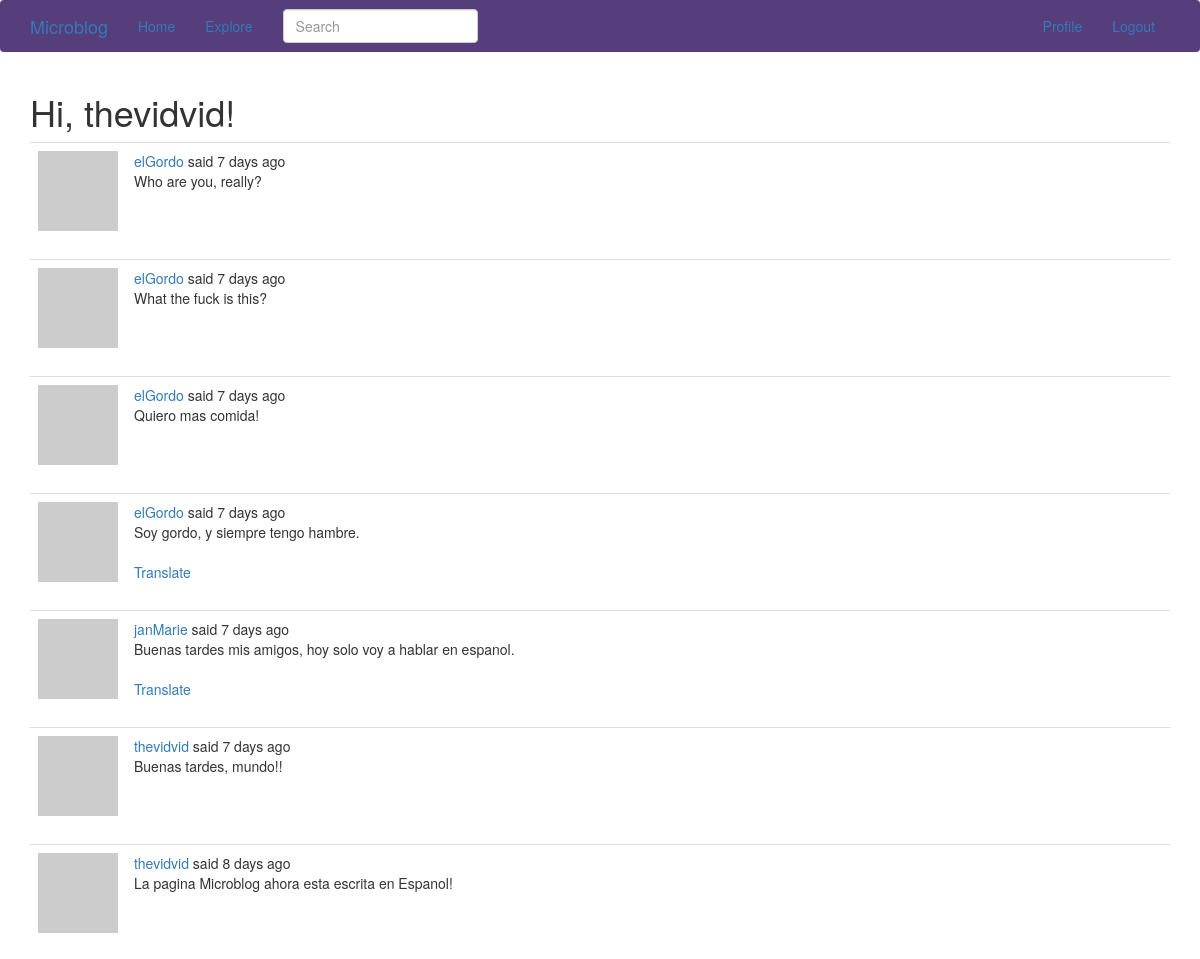
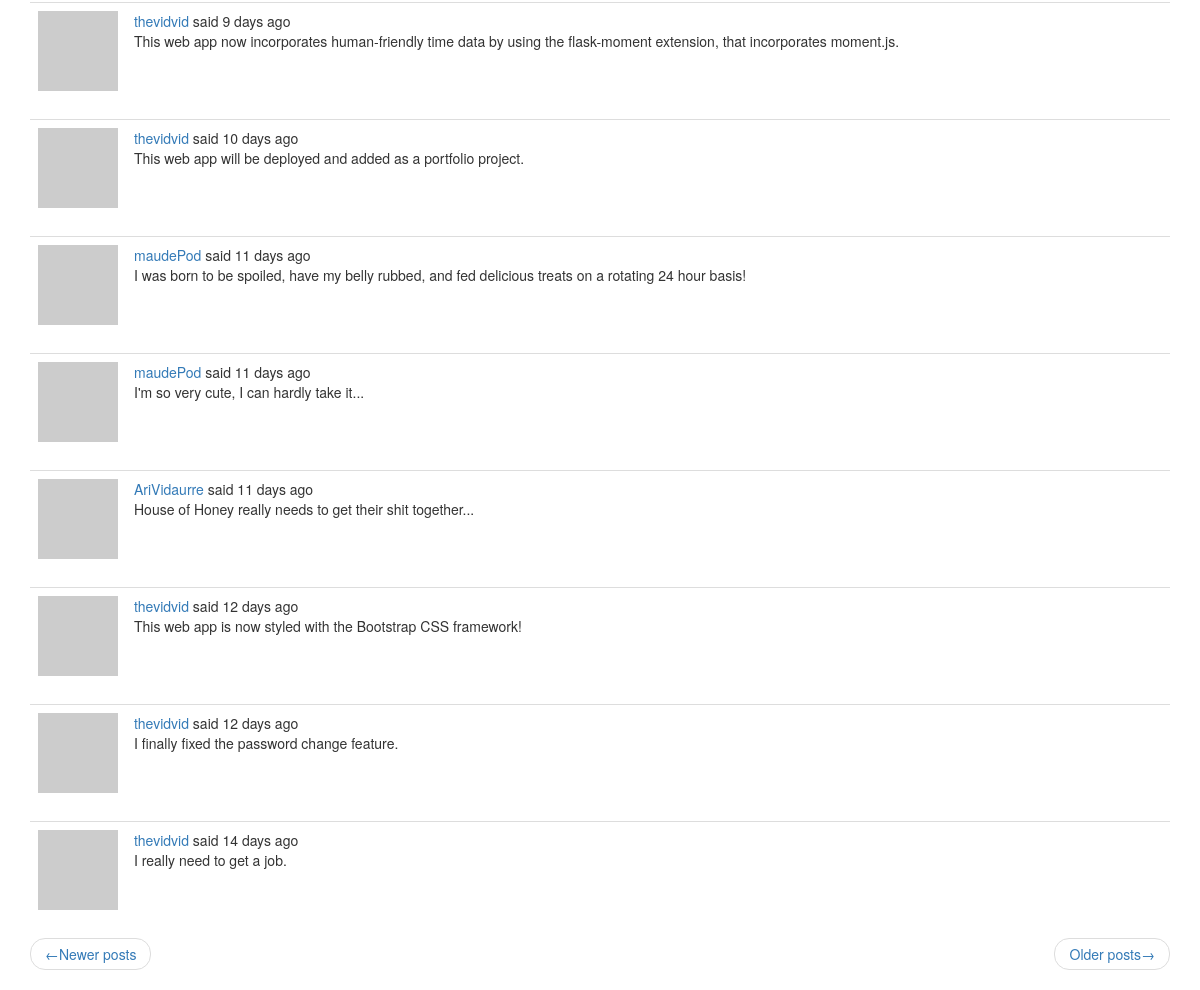
/explore?page=3 (signed in), run on the app's committed database (2 pictures, top to bottom).
### app/models.py (models this page shows, shortened)
class User(UserMixin, db.Model):
    id = db.Column(db.Integer, primary_key=True)
    username = db.Column(db.String(64), index=True, unique=True)
    email = db.Column(db.String(120), index=True, unique=True)
    password_hash = db.Column(db.String(128))
    posts = db.relationship('Post', backref='author', lazy='dynamic')
    about_me = db.Column(db.String(140))
    last_seen = db.Column(db.DateTime, default=datetime.utcnow)
    followed = db.relationship(
        'User', secondary=followers,
        primaryjoin=(followers.c.follower_id == id),
        secondaryjoin=(followers.c.followed_id == id),
        backref=db.backref('followers', lazy='dynamic'), lazy='dynamic')
    def avatar(self, size):
        digest = md5(self.email.lower().encode('utf-8')).hexdigest()
        return 'https://www.gravatar.com/avatar/{}?d=identicon&s={}'.format(
            digest, size)

class SearchableMixin(object):
    @classmethod
    def before_commit(cls, session):
        session._changes = {
            'add': list(session.new),
            'update': list(session.dirty),
            'delete': list(session.deleted)
        }
    @classmethod
    def after_commit(cls, session):
        for obj in session._changes['add']:
            if isinstance(obj, SearchableMixin):
                add_to_index(obj.__tablename__, obj)
        for obj in session._changes['update']:
            if isinstance(obj, SearchableMixin):
                add_to_index(obj.__tablename__, obj)
        for obj in session._changes['delete']:
            if isinstance(obj, SearchableMixin):
                remove_from_index(obj.__tablename__, obj)
        session._changes = None

class Post(SearchableMixin, db.Model):
    __searchable__ = ['body']
    id = db.Column(db.Integer, primary_key=True)
    body = db.Column(db.String(140))
    timestamp = db.Column(db.DateTime, index=True, default=datetime.utcnow)
    user_id = db.Column(db.Integer, db.ForeignKey('user.id'))
    language = db.Column(db.String(5))

### app/main/routes.py (the view)
@bp.route('/explore')
@login_required
def explore():
    page = request.args.get('page', 1, type=int)
    posts = Post.query.order_by(Post.timestamp.desc()).paginate(
        page, current_app.config['POSTS_PER_PAGE'], False)
    next_url = url_for('main.explore', page=posts.next_num) \
        if posts.has_next else None
    prev_url = url_for('main.explore', page=posts.prev_num) \
        if posts.has_prev else None
    return render_template('index.html', title=_('Explore'),
                           posts=posts.items, next_url=next_url,
                           prev_url=prev_url)

### app/main/forms.py
class SearchForm(FlaskForm):
    q = StringField(_l('Search'), validators=[DataRequired()])
    def __init__(self, *args, **kwargs):
        if 'formdata' not in kwargs:
            kwargs['formdata'] = request.args
        if 'csrf_enabled' not in kwargs:
            kwargs['csrf_enabled'] = False
        super(SearchForm, self).__init__(*args, **kwargs)

### app/main/routes.py (called while the page is built)
@bp.before_app_request
def before_request():
    if current_user.is_authenticated:
        current_user.last_seen = datetime.utcnow()
        db.session.commit()
        g.search_form = SearchForm()
    g.locale = str(get_locale())

### app/models.py (called while the page is built)
@login.user_loader
def load_user(id):
    return User.query.get(int(id))

### app/templates/index.html (shortened to what this page needs)
{% extends "base.html" %}
{% import 'bootstrap/wtf.html' as wtf %}
{% block app_content %}
  <h1>{{ _('Hi, %(username)s!', username=current_user.username) }}</h1>
  {% for post in posts %}
    {% include '_post.html' %}
  {% endfor %}
    <nav aria-label="...">
      <ul class="pager">
        <li class="previous{% if not prev_url %} disabled{% endif %}">
          <a href="{{ prev_url or '#' }}">
            <span aria-hidden="true">&larr;</span>{{ _('Newer posts') }}
          </a>
        </li>
        <li class="next{% if not next_url %} disabled{% endif %}">
          <a href="{{ next_url or '#' }}">
            {{ _('Older posts') }}<span aria-hidden="true">&rarr;</span>
          </a>
        </li>
      </ul>
    </nav>
{% endblock %}

### app/templates/_post.html (shortened to what this page needs)
<table class="table table-hover">
  <tr>
    <td width="70px">
        <a href="{{ url_for('main.user', username=post.author.username) }}">
            <img src="{{ post.author.avatar(70) }}" />
        </a>
    </td>
    <td>
      {{ _('%(username)s said %(when)s',
        username=user_link, when=moment(post.timestamp).fromNow()) }}
      <br>
      <span id="post{{ post.id }}">{{ post.body }}</span>
      {% if post.language and post.language != g.locale %}
        <br><br>
        <span id="translation{{ post.id }}">
          <a href="javascript:translate(
                    '#post{{ post.id }}',
                    '#translation{{ post.id }}',
                    '{{ post.language }}',
                    '{{ g.locale }}');">{{ _('Translate') }}</a>
        </span>
      {% endif %}
    </td>
  </tr>
</table>

### data on the page
Post: body "Who are you, really?"
Post: body "What the fuck is this?"
Post: body "Quiero mas comida!"
Post: body "Soy gordo, y siempre tengo hambre."
Post: body "Buenas tardes mis amigos, hoy solo voy a hablar en espanol."
Post: body "Buenas tardes, mundo!!"
Post: body "La pagina Microblog ahora esta escrita en Espanol!"
Post: body "This web app now incorporates human-friendly time data by using the flask-moment extension, that incorporates moment.js."
Post: body "This web app will be deployed and added as a portfolio project."
Post: body "I was born to be spoiled, have my belly rubbed, and fed delicious treats on a rotating 24 hour basis!"
Post: body "I'm so very cute, I can hardly take it..."
Post: body "House of Honey really needs to get their shit together..."
Post: body "This web app is now styled with the Bootstrap CSS framework!"
Post: body "I finally fixed the password change feature."
Post: body "I really need to get a job."
